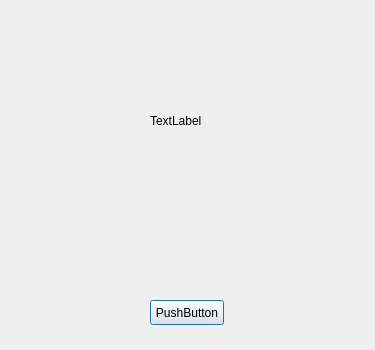
<?xml version="1.0" encoding="UTF-8"?>
<ui version="4.0">
 <class>Dialog</class>
 <widget class="QDialog" name="Dialog">
  <property name="geometry">
   <rect>
    <x>0</x>
    <y>0</y>
    <width>375</width>
    <height>350</height>
   </rect>
  </property>
  <property name="windowTitle">
   <string>Dialog</string>
  </property>
  <widget class="QPushButton" name="btn_p">
   <property name="geometry">
    <rect>
     <x>150</x>
     <y>300</y>
     <width>74</width>
     <height>25</height>
    </rect>
   </property>
   <property name="font">
    <font>
     <pointsize>9</pointsize>
    </font>
   </property>
   <property name="text">
    <string>PushButton</string>
   </property>
  </widget>
  <widget class="QLabel" name="label">
   <property name="geometry">
    <rect>
     <x>150</x>
     <y>110</y>
     <width>61</width>
     <height>21</height>
    </rect>
   </property>
   <property name="text">
    <string>TextLabel</string>
   </property>
  </widget>
 </widget>
 <layoutdefault spacing="6" margin="11"/>
 <resources/>
 <connections/>
</ui>
